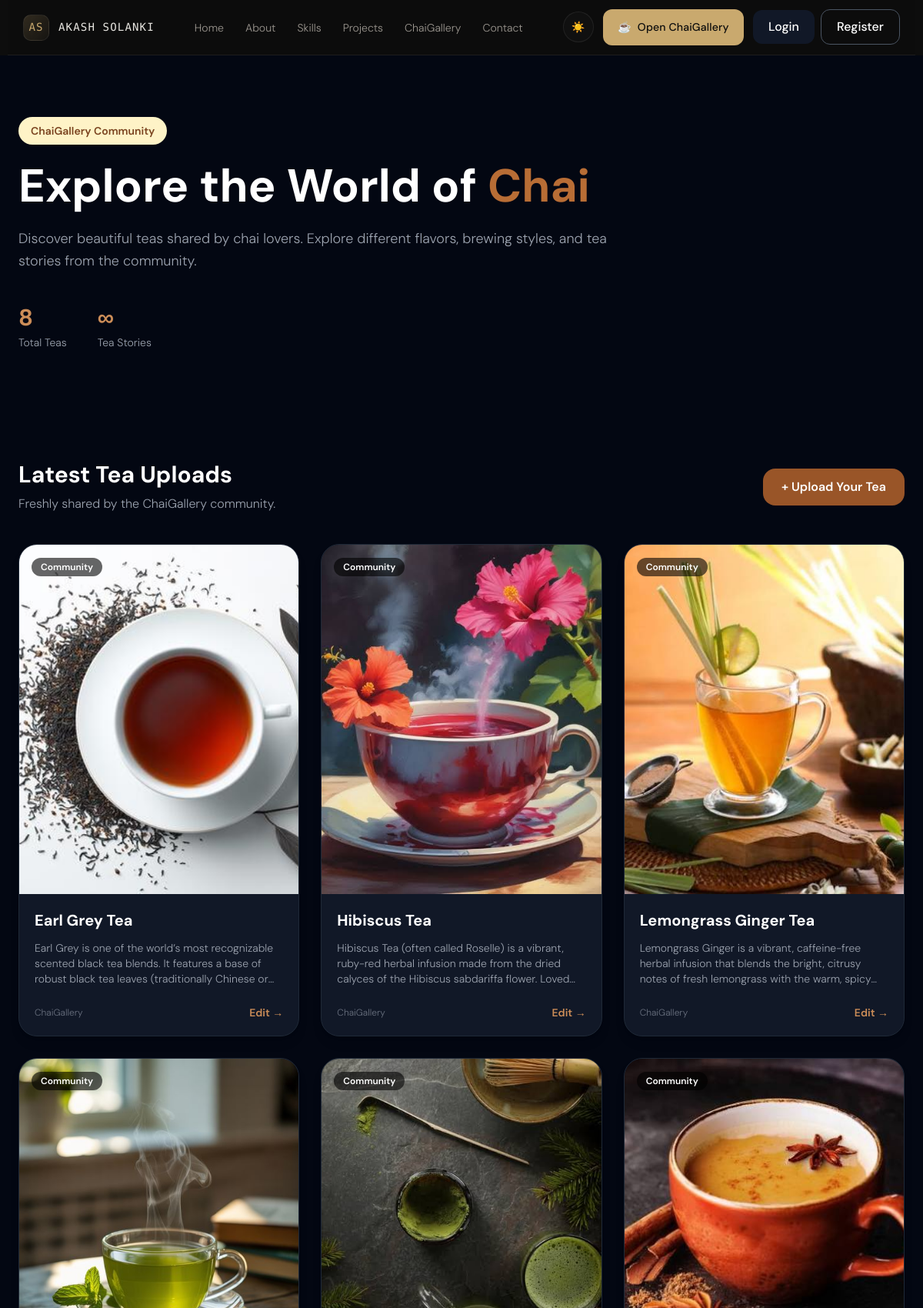
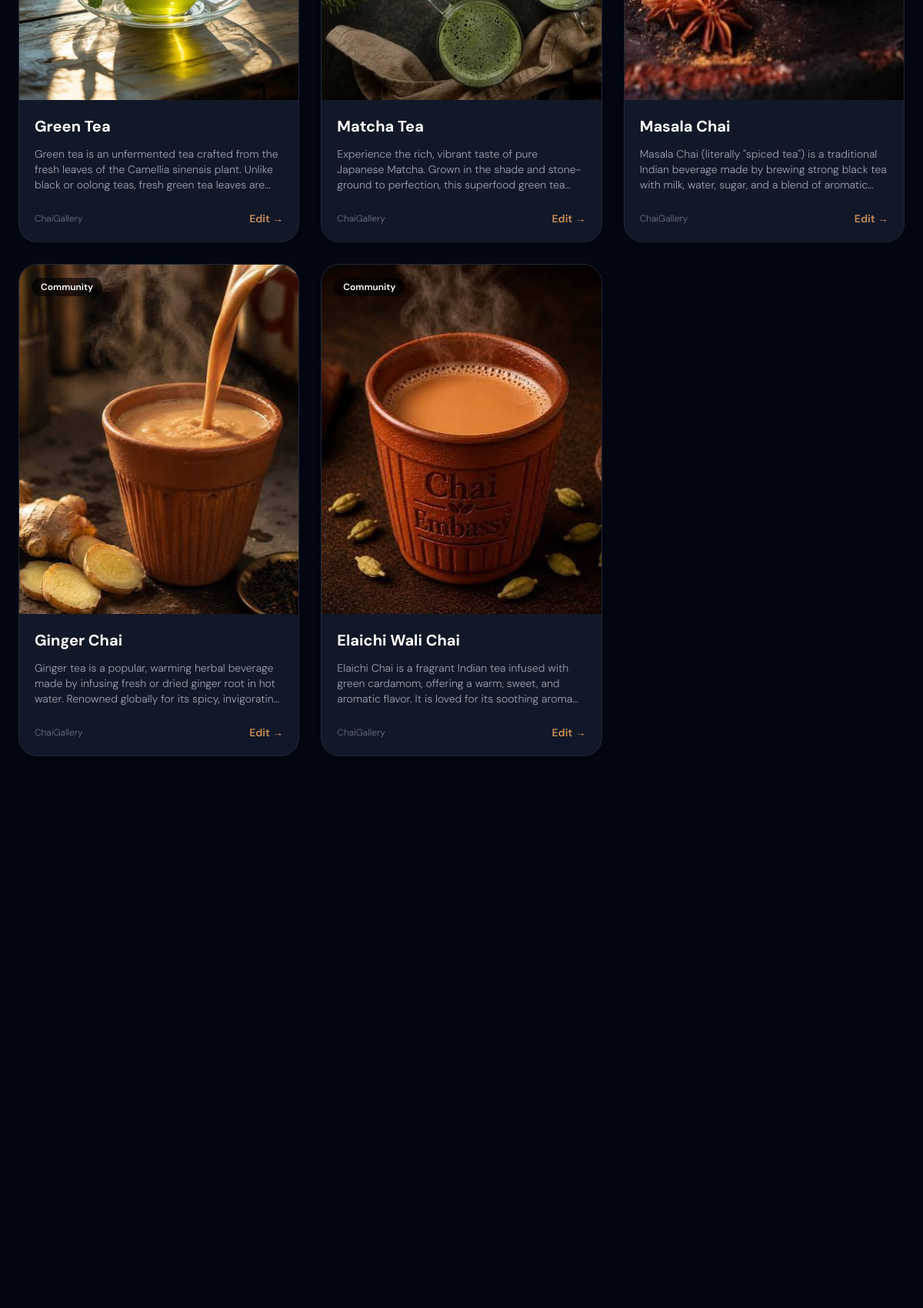
The page /chai/gallery/ (upper part) on the database its author committed (2 pictures, top to bottom).
### chai/models.py (models this page shows, shortened)
class Tea(models.Model):
    CATEGORY_CHOICES = [
        ('masala', 'Masala & Spiced'),
        ('green', 'Green & Fresh'),
        ('herbal', 'Herbal & Floral'),
        ('black', 'Strong & Black'),
    ]
    user = models.ForeignKey(
        User,
        on_delete=models.CASCADE,
        related_name='teas'
    )
    name = models.CharField(max_length=100)
    category = models.CharField(
        max_length=20,
        choices=CATEGORY_CHOICES,
        default='masala'
    )
    description = models.TextField(blank=True)
    image = models.ImageField(upload_to='tea_images/')
    created_at = models.DateTimeField(auto_now_add=True)
    updated_at = models.DateTimeField(auto_now=True)
    class Meta:
        ordering = ['-created_at']

### chai/views.py (the view)
# urls.py: path('gallery/', views.gallery, name='gallery'),
def gallery(request):
    teas = Tea.objects.all()
    return render(request, 'gallery.html', {
        'teas': teas,
        'total_teas': teas.count(),
    })

### chai/templates/gallery.html (shortened to what this page needs)
{% extends 'base.html' %}
{% block content %}
<section class="bg-gray-950 text-white">
    <div class="max-w-7xl mx-auto px-6 py-20">
        <div class="max-w-3xl">
            <span
                class="inline-flex items-center px-4 py-2 rounded-full
                       bg-amber-100 text-chai-700
                       text-sm font-semibold">
                ChaiGallery Community
            </span>
            <h1 class="mt-6 text-5xl lg:text-6xl font-bold">
                Explore the World of
                <span class="text-chai-500">Chai</span>
            </h1>
            <p class="mt-6 text-lg text-gray-400 leading-relaxed">
                Discover beautiful teas shared by chai lovers.
                Explore different flavors, brewing styles, and tea stories
                from the community.
            </p>
        </div>
        <div class="mt-10 flex flex-wrap gap-10">
            <div>
                <p class="text-3xl font-bold text-chai-400">
                    {{ total_teas }}
                </p>
                <p class="text-sm text-gray-400 mt-1">
                    Total Teas
                </p>
            </div>
            <div>
                <p class="text-3xl font-bold text-chai-400">
                    ∞
                </p>
                <p class="text-sm text-gray-400 mt-1">
                    Tea Stories
                </p>
            </div>
        </div>
    </div>
</section>
<section class="bg-gray-950 min-h-screen py-16">
    <div class="max-w-7xl mx-auto px-6">
        <div class="flex flex-col md:flex-row
                    md:items-center md:justify-between
                    gap-6 mb-10">
            <div>
                <h2 class="text-3xl font-bold text-white">
                    Latest Tea Uploads
                </h2>
                <p class="mt-2 text-gray-400">
                    Freshly shared by the ChaiGallery community.
                </p>
            </div>
            <a href="{% url 'upload' %}"
               class="inline-flex items-center justify-center
                      px-6 py-3 rounded-2xl
                      bg-chai-600 text-white
                      font-semibold
                      hover:bg-chai-700
                      transition">
                + Upload Your Tea
            </a>
        </div>
        {% if teas %}
        <div class="grid sm:grid-cols-2 lg:grid-cols-3 xl:grid-cols-4 gap-7">
            {% for tea in teas %}
            <article
                class="group overflow-hidden
                       rounded-3xl
                       bg-gray-900
                       border border-gray-800
                       shadow-lg
                       hover:shadow-2xl
                       hover:-translate-y-1
                       transition duration-300">
                <div class="relative aspect-[4/5] overflow-hidden">
                    {% if tea.image %}
                    <img
                        src="{{ tea.image.url }}"
                        alt="{{ tea.name }}"
                        class="w-full h-full
                               object-cover
                               group-hover:scale-105
                               transition duration-500">
                    {% endif %}
                    <div class="absolute top-4 left-4">
                        <span
                            class="px-3 py-1
                                   rounded-full
                                   bg-black/60
                                   backdrop-blur-sm
                                   text-white
                                   text-xs
                                   font-semibold">
                            Community
                        </span>
                    </div>
                </div>
                <div class="p-5">
                    <h3
                        class="text-xl font-bold
                               text-white
                               group-hover:text-chai-400
                               transition">
                        {{ tea.name }}
                    </h3>
                    {% if tea.description %}
                    <p
                        class="mt-3
                               text-sm
                               text-gray-400
                               line-clamp-3">
                        {{ tea.description }}
                    </p>
                    {% else %}
                    <p class="mt-3 text-sm text-gray-500">
                        A beautiful tea shared by the
                        ChaiGallery community.
                    </p>
                    {% endif %}
                    <div
                        class="mt-6
                               flex items-center
                               justify-between">
                        <span
                            class="text-xs
                                   text-gray-500">
                            ChaiGallery
                        </span>
                        <a
                            href="{% url 'edit_tea' tea.id %}"
                            class="text-sm
                                   font-semibold
                                   text-chai-400
                                   hover:text-chai-300
                                   transition">
                            Edit →
                        </a>
                    </div>
                </div>
            </article>
            {% endfor %}
        </div>
        {% endif %}
    </div>
</section>
{% endblock %}

### templates/base.html (style rules this page uses)
:root { --bg: #0d0d0d; --bg-raised: #141414; --bg-card: #181818; --border: rgba(255, 255, 255, 0.07); --border-hover: rgba(255, 255, 255, 0.18); --gold: #c9a96e; --gold-dim: rgba(201, 169, 110, 0.12); --gold-glow: rgba(201, 169, 110, 0.25); --text: #e8e6e1; --text-muted: #9c9790; --text-soft: #6b6760; --radius: 12px; --ease: cubic-bezier(0.16, 1, 0.3, 1); }
*, *::before, *::after { box-sizing: border-box; }
html { scroll-behavior: smooth; font-size: 16px; }
body { margin: 0; background: var(--bg); color: var(--text); font-family: 'DM Sans', sans-serif; font-weight: 300; line-height: 1.7; overflow-x: hidden; -webkit-font-smoothing: antialiased; }

### rows shown on the page
Tea: image (picture), name "Earl Grey Tea", description "Earl Grey is one of the world’s most recognizable scented black tea blends. It features a base of robust black tea leaves (traditionally Chinese…"
Tea: image (picture), name "Hibiscus Tea", description "Hibiscus Tea (often called Roselle) is a vibrant, ruby-red herbal infusion made from the dried calyces of the Hibiscus sabdariffa flower.…"
Tea: image (picture), name "Lemongrass Ginger Tea", description "Lemongrass Ginger is a vibrant, caffeine-free herbal infusion that blends the bright, citrusy notes of fresh lemongrass with the warm,…"
Tea: image (picture), name "Green Tea", description "Green tea is an unfermented tea crafted from the fresh leaves of the Camellia sinensis plant. Unlike black or oolong teas, fresh green tea leaves…"
Tea: image (picture), name "Matcha Tea", description "Experience the rich, vibrant taste of pure Japanese Matcha. Grown in the shade and stone-ground to perfection, this superfood green…"
Tea: image (picture), name "Masala Chai", description "Masala Chai (literally \"spiced tea\") is a traditional Indian beverage made by brewing strong black tea with milk, water, sugar, and a blend of…"
Tea: image (picture), name "Ginger Chai", description "Ginger tea is a popular, warming herbal beverage made by infusing fresh or dried ginger root in hot water. Renowned globally for its spicy,…"
Tea: image (picture), name "Elaichi Wali Chai", description "Elaichi Chai is a fragrant Indian tea infused with green cardamom, offering a warm, sweet, and aromatic flavor. It is loved for its soothing…"

### other values the page prints
{{ total_teas }} "8"
